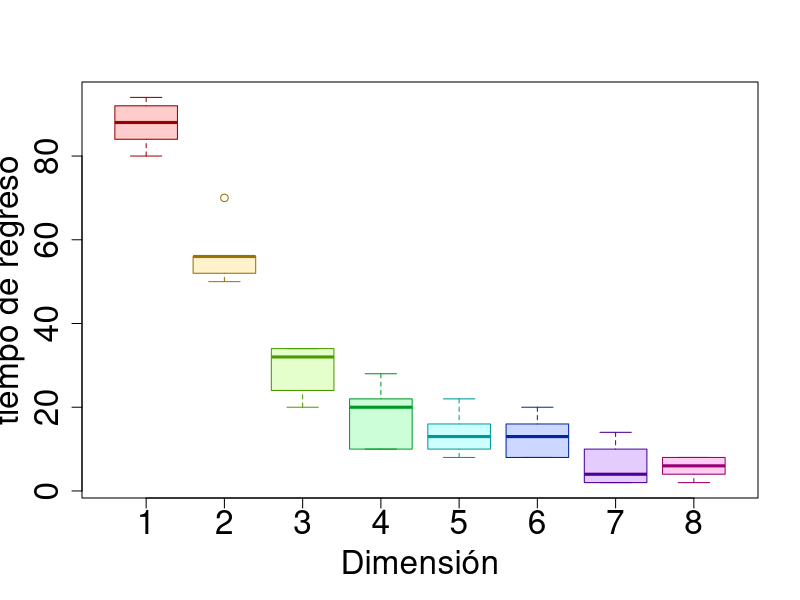

Write the R code that produced this figure.
registro = data.frame()
dimension = 8
potencia = 10
largo=c(100,200,400,800)
for (pot in 5:potencia){
  duracion <- 2^potencia
  for (dim in 1:dimension) {
    
    datos = numeric()
    repeticiones = 50
    for (replica in 1:repeticiones) {
      resultado = FALSE
      pos <- rep(0, dim)
      for (t in 1:largo) {
        modificar = sample(1:dim, 1)
        if (runif(1) < 0.5) {
          pos[modificar] =  pos[modificar] + 1
        } else {
          pos[modificar] =  pos[modificar] - 1
        }
        if (all(pos == 0)) {
          resultado = TRUE
          break
        }
      }
      datos = c(datos, resultado)
}
  porc = 100 * sum(datos) / repeticiones
  registro = rbind(registro, c(pot, porc, dim))
  }
}
names(registro) = c("pot", "porc", "dim")
sink('registro.txt')
print(registro)
sink()
png("100.png", width=800, height=800, units='px')
par(cex.lab=2) 
par(cex.axis=2) 
boxplot(porc ~ dim, 
data =  registro,
xlab="Dimensi\u{F3}n",
ylab="tiempo de regreso",
col=rainbow(8, alpha=0.2),
border = rainbow(8, v=0.6)
)
